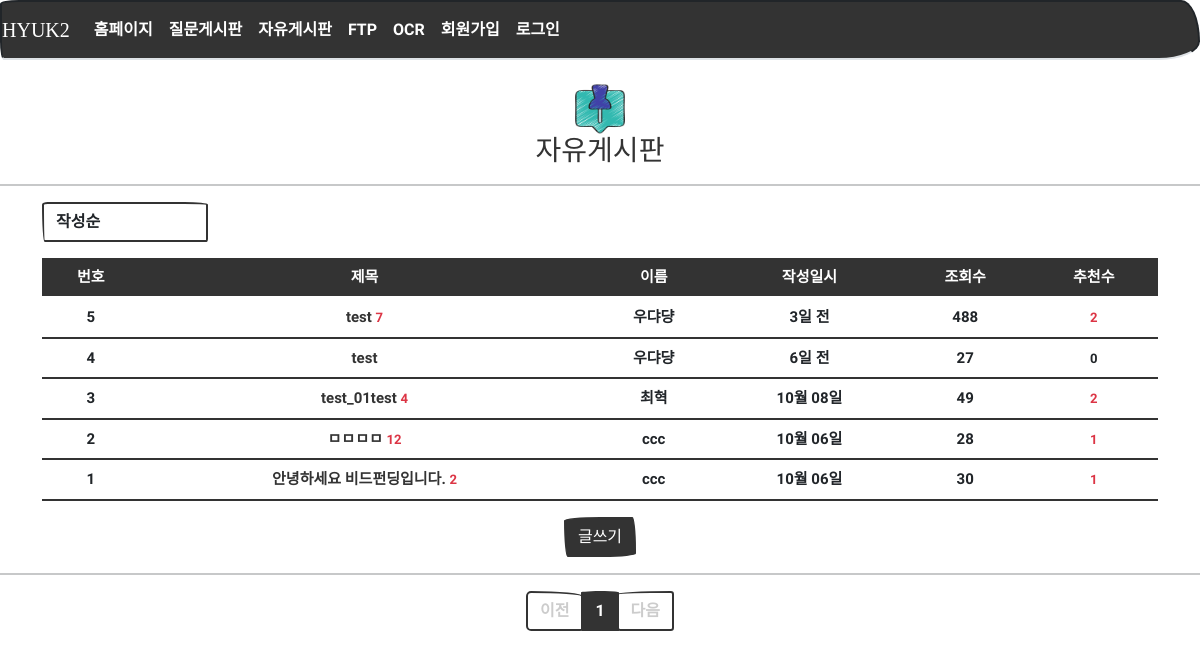
/board/list/, run on the app's committed database.
### models.py (models this page shows)
class Board(db.Model):
    id = db.Column(db.Integer, primary_key=True)
    subject = db.Column(db.String(200), nullable=False)
    content = db.Column(db.Text(), nullable=False)
    create_date = db.Column(db.DateTime(), nullable=False)
    user_id = db.Column(db.Integer, db.ForeignKey('user.id', ondelete='CASCADE'), nullable=False)
    user = db.relationship('User', backref=db.backref('board_set'))  # 나중에 자신이 작성한 글을 user.board_set 으로 참조할 수 있다.
    modify_date = db.Column(db.DateTime(), nullable=True)
    hits = db.Column(db.Integer, nullable=False, default='0')
    voter = db.relationship('User', secondary=board_voter, backref=db.backref('board_voter_set'))

class User(db.Model):
    id = db.Column(db.Integer, primary_key=True)    # id는 자동으로 증가하는 User 모델의 기본키
    username = db.Column(db.String(150), unique=True, nullable=False)  # 아이디
    password = db.Column(db.String(200), nullable=False)
    name = db.Column(db.String(150), nullable=False)  # 실명
    email = db.Column(db.String(120), unique=True, nullable=False)
    fir_joo = db.Column(db.String(6), nullable=False)  # 주민번호 앞자리
    sec_joo = db.Column(db.String(7), nullable=False)  # 주민번호 뒷자리
    tel = db.Column(db.String(50), nullable=False)  # 휴대폰 번호, 휴대폰인증이 있다면 unique=True 넣어야 됨

### views/board_views.py (the view)
@bp.route('/list/')
def _list():
    page = request.args.get('page', type=int, default=1)  # 페이지번호가 없으면 default 로 페이지1을 출력한다.
    kw = request.args.get('kw', type=str, default='')  # 검색어
    so = request.args.get('so', type=str, default='recent')  # 정렬, default 는 최신순('recent')
    if so == 'recommend':  # 추천 수가 많은 게시물
        sub_query = db.session.query(board_voter.c.board_id, func.count('*').label('num_voter')) \
            .group_by(board_voter.c.board_id).subquery()
        board_list = Board.query \
            .outerjoin(sub_query, Board.id == sub_query.c.board_id) \
            .order_by(sub_query.c.num_voter.desc(), Board.create_date.desc())
    elif so == 'popular':  # 답변 수가 많은 게시물
        sub_query = db.session.query(Comment.board_id, func.count('*').label('num_board')) \
            .group_by(Comment.board_id).subquery()
        board_list = Board.query \
            .outerjoin(sub_query, Board.id == sub_query.c.board_id) \
            .order_by(sub_query.c.num_board.desc(), Board.create_date.desc())
    elif so == 'hit':  # 조회 수가 많은 게시물
        board_list = Board.query.order_by(Board.hits.desc())
    else:  # recent, 기존 게시물
        board_list = Board.query.order_by(Board.create_date.desc())
    board_list = board_list.paginate(page, per_page=5)
    return render_template('board/board_list.html', board_list=board_list, page=page, so=so)

### filter.py (called while the page is built)
def format_datetime(value, fmt='%m월 %d일'):
    now = datetime.now()
    time = now - value
    if time < timedelta(minutes=1):
        return '방금 전'
    elif time < timedelta(hours=1):
        return str(int(time.seconds / 60)) + '분 전'
    elif time < timedelta(days=1):
        return str(int(time.seconds / 3600)) + '시간 전'
    elif time < timedelta(days=7):
        time = datetime.now().date() - value.date()
        return str(time.days) + '일 전'
    else:
        return value.strftime(fmt)

### views/login_views.py (called while the page is built)
@bp.before_app_request
def logged_in_user():
    user_id = session.get('user_id')
    if user_id is None:
        g.user = None
    else:
        g.user = User.query.get(user_id)

### templates/board/board_list.html (shortened to what this page needs)
{% extends 'base.html' %}
{% block content %}
	<center>
  	    <div>
			<br>
  	        <center>
  	            <img src="{{ url_for('static',filename='images/board.png') }}" width="50"
                     style="margin-left: auto; margin-right: auto; display: block;" />
  	            <h3><a href="{{url_for('board._list')}}">자유게시판</a></h3>
  	        </center>
  	        <hr width="100%" color="black" />
  	    </div>
  	</center>
  	<center>
  	    <div class="container my-3">
			<div class="row justify-content-between my-3">
				<div class="col-2">
            		<select class="form-control">
                		<option value="recent" {% if so=='recent' %}selected{% endif %}>작성순</option>
            		</select>
        		</div>
    		</div>
  	        <table class="table">
  	            <thead>
  	                <tr class="thead-dark table-dark">
  	                    <th class="text-center">번호</th>
  	                    <th class="text-center">제목</th>
						<th class="text-center">이름</th>
  	                    <th class="text-center">작성일시</th>
						<th class="text-center">조회수</th>
						<th class="text-center">추천수</th>
  	                </tr>
  	            </thead>
  	            <tbody>
  	                {% if board_list %}
  	                {% for board in board_list.items %}
  	                <tr>
  	                    <td class="text-center">
                            {{ board_list.total - ((board_list.page-1) * board_list.per_page) - loop.index0 }}</td>
  	                    <td class="text-center">
  	                        <a href="{{ url_for('board.detail', board_id=board.id) }}">
                                {{ board.subject }}
                            </a>
							{% if board.comment_set|length > 0 %}
  	                        <span class="text-danger small ml-2">{{ board.comment_set|length }}</span>
  	                        {% endif %}
  	                    </td>
						<td class="text-center">{{ board.user.name }}</td>
  	                    <td class="text-center">{{ board.create_date|datetime }}</td>
						<td class="text-center">{{ board.hits }}</td>
						<td class="text-center">
							{% if board.voter|length > 0 %}
							<span class="text-danger small ml-2">
								{{ board.voter|length }}
							</span>
							{% else %}
							<span class="small ml-2">
								{{ board.voter|length }}
							</span>
							{% endif %}
						</td>
  	                </tr>
  	                {% endfor %}
  	                {% else %}
  	                <tr>
  	                    <td colspan="3">글이 없습니다.</td>
  	                </tr>
  	                {% endif %}
  	            </tbody>
  	        </table>
  	    </div>
        <a href="{{ url_for('board.create') }}" class="btn btn-primary">글쓰기</a>
  	    <hr width="100%" color="black" />
  	    <ul class="pagination justify-content-center">
  	        {% if board_list.has_prev %}
  	        <li class="page-item">
  	            <a class="page-link" href="?page={{ board_list.prev_num }}">이전</a>
  	        </li>
  	        {% else %}
  	        <li class="page-item disabled">
  	            <a class="page-link" tabindex="-1" aria-disabled="true" href="#">이전</a>
  	        </li>
  	        {% endif %}
  	        {% for page_num in board_list.iter_pages() %}
  	        {% if page_num %}
  	        {% if page_num != board_list.page %}
  	        <li class="page-item">
  	            <a class="page-link" href="?page={{ page_num }}">{{ page_num }}</a>
  	        </li>
  	        {% else %}
  	        <li class="page-item active" aria-current="page">
  	            <a class="page-link" href="#">{{ page_num }}</a>
  	        </li>
  	        {% endif %}
  	        {% else %}
  	        <li class="disabled">
  	            <a class="page-link" href="#">...</a>
  	        </li>
  	        {% endif %}
  	        {% endfor %}
  	        {% if board_list.has_next %}
  	        <li class="page-item">
  	            <a class="page-link" href="?page={{ board_list.next_num }}">다음</a>
  	        </li>
  	        {% else %}
  	        <li class="page-item disabled">
  	            <a class="page-link" tabindex="-1" aria-disabled="true" href="#">다음</a>
  	        </li>
  	        {% endif %}
  	    </ul>
  	</center>
{% endblock %}

### static/css/style.css (style rules this page uses)
.table { background-color: white; border-collapse: collapse; }
table { font-size: 15px; font-weight: 700; }
a { text-decoration:none }

### data on the page
Board: total "5", subject "test", comment_set|length "7", user.name "우댜댱", create_date "3일 전", hits "488", voter|length "2"
Board: id "4", subject "test", user.name "우댜댱", create_date "6일 전", hits "27", voter|length "0"
Board: id "3", subject "test_01test", comment_set|length "4", user.name "최혁", create_date "10월 08일", hits "49", voter|length "2"
Board: id "2", subject "ㅁㅁㅁㅁ", comment_set|length "12", user.name "ccc", create_date "10월 06일", hits "28", voter|length "1"
Board: total "1", subject "안녕하세요 비드펀딩입니다.", comment_set|length "2", user.name "ccc", create_date "10월 06일", hits "30", voter|length "1"

### other printed values
{{ page_num }} "1"
